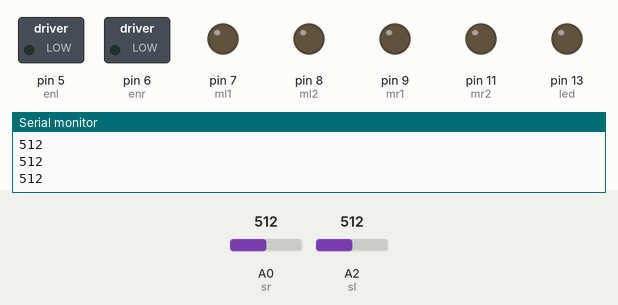
A sketch run on a simulated Arduino Uno, built with avr-gcc and run on an emulated ATmega328P. Shown: switched loads named in the sketch (green lamp = pin HIGH), output pins drawn as LEDs (lit = HIGH), the last lines printed to the serial monitor. The inputs (shaded band) are chosen by the test bench; at power-on: A0 (sr) = 512, A2 (sl) = 512.

Above: at 6.2 s.
6.3 s: A0 (sr) set to 109
7.8 s: A0 (sr) set to 89
At 8.3 s:
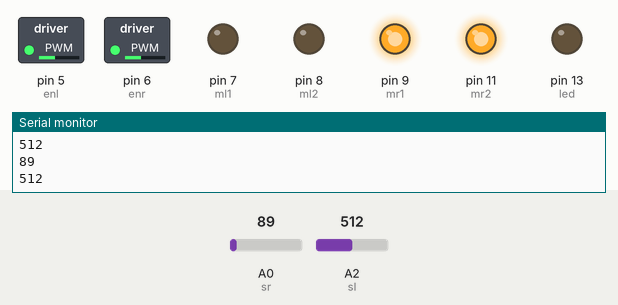
9.3 s: A2 (sl) set to 106
10.8 s: A2 (sl) set to 93
At 11.8 s:
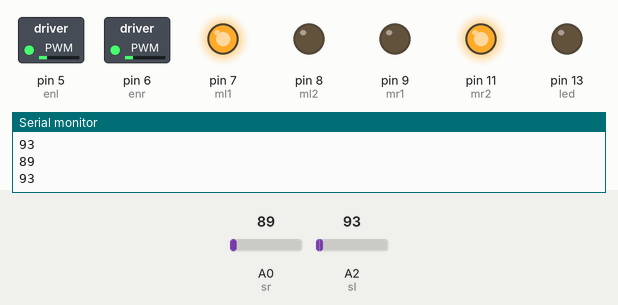
12.3 s: A0 (sr) set to 122
At 12.8 s:
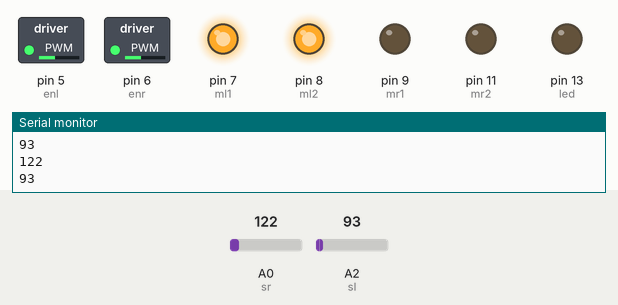
13.8 s: A2 (sl) set to 306
At 15.2 s:
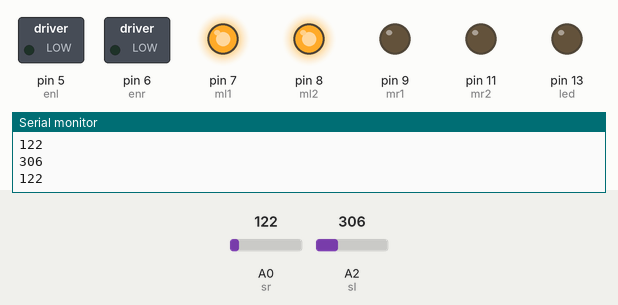
Timing chart, 0 to 16.3 s (numbered marks = the images above; inputs shaded):
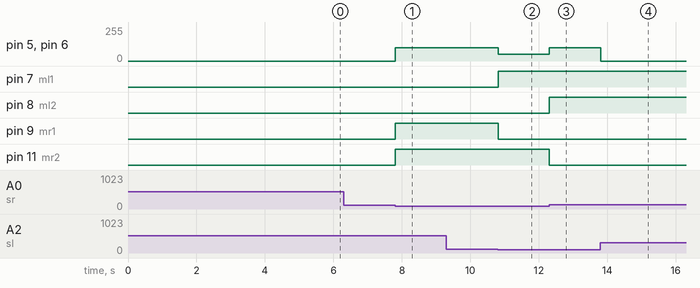

The sketch:

warehouseTransportationRobot.ino
```cpp
int mr1=9;  //motor right 1
int mr2=11;  //motor right 2
int ml1=7; //motor left 1
int ml2=8; //motor left 2
int sr=A0;   //sensor right
int sl=A2;   //sensor left
int svr=0;
int svl=0;
int led=13;
int enr=6;
int enl=5;

int vspeed=50;
int tspeed=100;
int tdelay=20;

int sensorTresh= 100;

void setup()
{
 Serial.begin(9600);

 pinMode(mr1,OUTPUT);
 pinMode(mr2,OUTPUT);
 pinMode(ml1,OUTPUT);
 pinMode(ml2,OUTPUT);
 pinMode(led,OUTPUT);
 pinMode(sr,INPUT);
 pinMode(sl,INPUT);

 delay(5000);
}

void loop()
{


 svr=analogRead(sr);
 svl=analogRead(sl);
 delay(0);

 Serial.println(svr);
 Serial.println(svl);


  if(svl < sensorTresh && svr < sensorTresh)
  {
  forward();
  }

  if(svl > sensorTresh && svr < sensorTresh)
  {
  left();
  }

  if(svl < sensorTresh && svr > sensorTresh)
  {
  right();
  }

  if(svl> sensorTresh && svr> sensorTresh)
  {
  stop();
  }
}

void forward()
 {
  digitalWrite(mr1,LOW);
  digitalWrite(mr2,HIGH);
  digitalWrite(ml1,HIGH);
  digitalWrite(ml2,LOW);
  analogWrite (enr,vspeed);
  analogWrite (enl,vspeed);
 }

void backward()
 {
  digitalWrite(mr1,HIGH);
  digitalWrite(mr2,LOW);
  digitalWrite(ml1,LOW);
  digitalWrite(ml2,HIGH);
  analogWrite (enr,vspeed);
  analogWrite (enl,vspeed);
 }

void right()
 {
  digitalWrite(mr1,LOW);
  digitalWrite(mr2,LOW);
  digitalWrite(ml1,HIGH);
  digitalWrite(ml2,HIGH);
  analogWrite (enr,tspeed);
  analogWrite (enl,tspeed);
  delay(tdelay);
 }

void left()
 {
  digitalWrite(mr1,HIGH);
  digitalWrite(mr2,HIGH);
  digitalWrite(ml1,LOW);
  digitalWrite(ml2,LOW);
  analogWrite (enr,tspeed);
  analogWrite (enl,tspeed);
  delay(tdelay);
}

void stop()
 {
  analogWrite (enr,0);
  analogWrite (enl,0);
 }
```

Measured:
- the behaviour switches between 100 and 99 on A0 (sr) (found by bisection; images 0 and 1)
- the behaviour switches between 100 and 99 on A2 (sl) (found by bisection; images 1 and 2)
- after the input at 7.8 s, pin 5 (enl), pin 6 (enr): 0/255 → 100/255 at once; pin 9 (mr1), pin 11 (mr2): LOW → HIGH at once
- after the input at 10.8 s, pin 5 (enl), pin 6 (enr): 100/255 → 50/255 at once; pin 7 (ml1): LOW → HIGH at once; pin 9 (mr1): HIGH → LOW at once
- after the input at 12.3 s, pin 5 (enl), pin 6 (enr): 50/255 → 100/255 at once; pin 8 (ml2): LOW → HIGH at once; pin 11 (mr2): HIGH → LOW at once
- after the input at 13.8 s, pin 5 (enl), pin 6 (enr): 100/255 → 0/255 at once
